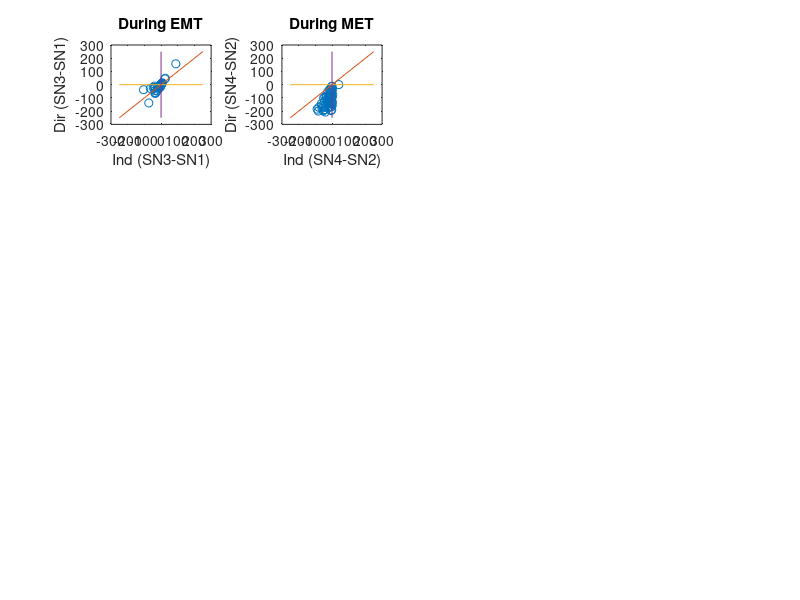

MATLAB code to generate this figure:
clear
clc

load param_ThrePert_SA0SB0_50pc_AND.mat
load param_SameSA0SB0_AND.mat

param_unp = param_SameSA0SB0(:,nrr);
%param_thre = param_ThrePert_OR(:,nrr);


unp=tri_types(nrr,:);
ind=tri_type_SA0ltSB0;
dir=tri_type_SB0ltSA0;

[unp_sorted,idx] = sort(unp);
dir_sorted = dir(idx);
ind_sorted = ind(idx);

SN_DirSorted = SNB_SB0ltSA0(idx,:);
SN_IndSorted = SNB_SA0ltSB0(idx,:);

SNB_Unp = SNB(nrr,:);
SNB_Dir = SNB_SB0ltSA0;
SNB_Ind = SNB_SA0ltSB0;

% Type 4 (1U1D): SN1>SN3>SN2>SN4
% Type 2 (1U2D): SN1>SN3>SN4>SN2
% Type 3 (2U1D): SN3>SN1>SN2>SN4
% Type 1 (2U2D): SN3>SN1>SN4>SN2

nr = length(nrr);

for ik = 1:nr

    if SNB_Unp(ik,1)>SNB_Unp(ik,3) && SNB_Unp(ik,3)>SNB_Unp(ik,2) && SNB_Unp(ik,2)>SNB_Unp(ik,4)
        triType_Unp(ik,1) = 4;
    elseif SNB_Unp(ik,1)>SNB_Unp(ik,3) && SNB_Unp(ik,3)>SNB_Unp(ik,4) && SNB_Unp(ik,4)>SNB_Unp(ik,2)
        triType_Unp(ik,1) = 2;
    elseif SNB_Unp(ik,3)>SNB_Unp(ik,1) && SNB_Unp(ik,1)>SNB_Unp(ik,2) && SNB_Unp(ik,2)>SNB_Unp(ik,4)
        triType_Unp(ik,1) = 3;
    elseif SNB_Unp(ik,3)>SNB_Unp(ik,1) && SNB_Unp(ik,1)>SNB_Unp(ik,4) && SNB_Unp(ik,4)>SNB_Unp(ik,2)
        triType_Unp(ik,1) = 1;
    end

    if SNB_Dir(ik,1)>SNB_Dir(ik,3) && SNB_Dir(ik,3)>SNB_Dir(ik,2) && SNB_Dir(ik,2)>SNB_Dir(ik,4)
        triType_Dir(ik,1) = 4;
    elseif SNB_Dir(ik,1)>SNB_Dir(ik,3) && SNB_Dir(ik,3)>SNB_Dir(ik,4) && SNB_Dir(ik,4)>SNB_Dir(ik,2)
        triType_Dir(ik,1) = 2;
    elseif SNB_Dir(ik,3)>SNB_Dir(ik,1) && SNB_Dir(ik,1)>SNB_Dir(ik,2) && SNB_Dir(ik,2)>SNB_Dir(ik,4)
        triType_Dir(ik,1) = 3;
    elseif SNB_Dir(ik,3)>SNB_Dir(ik,1) && SNB_Dir(ik,1)>SNB_Dir(ik,4) && SNB_Dir(ik,4)>SNB_Dir(ik,2)
        triType_Dir(ik,1) = 1;
    end

    if SNB_Ind(ik,1)>SNB_Ind(ik,3) && SNB_Ind(ik,3)>SNB_Ind(ik,2) && SNB_Ind(ik,2)>SNB_Ind(ik,4)
        triType_Ind(ik,1) = 4;
    elseif SNB_Ind(ik,1)>SNB_Ind(ik,3) && SNB_Ind(ik,3)>SNB_Ind(ik,4) && SNB_Ind(ik,4)>SNB_Ind(ik,2)
        triType_Ind(ik,1) = 2;
    elseif SNB_Ind(ik,3)>SNB_Ind(ik,1) && SNB_Ind(ik,1)>SNB_Ind(ik,2) && SNB_Ind(ik,2)>SNB_Ind(ik,4)
        triType_Ind(ik,1) = 3;
    elseif SNB_Ind(ik,3)>SNB_Ind(ik,1) && SNB_Ind(ik,1)>SNB_Ind(ik,4) && SNB_Ind(ik,4)>SNB_Ind(ik,2)
        triType_Ind(ik,1) = 1;
    end


end


diff_ind_SN31 = SNB_Ind(:,3)-SNB_Ind(:,1);
diff_ind_SN42 = SNB_Ind(:,4)-SNB_Ind(:,2);
diff_ind = diff_ind_SN31+diff_ind_SN42;

diff_dir_SN31 = SNB_Dir(:,3)-SNB_Dir(:,1);
diff_dir_SN42 = SNB_Dir(:,4)-SNB_Dir(:,2);
diff_dir = diff_dir_SN31+diff_dir_SN42;

%percent_ind = (length(find(diff_ind>diff_dir))/length(diff_ind))*100




percent_ind_EMT = (length(find(diff_ind_SN31>diff_dir_SN31))/length(diff_ind_SN31))*100
percent_ind_MET = (length(find(diff_ind_SN42>diff_dir_SN42))/length(diff_ind_SN42))*100

subplot(4,4,1)
plot(diff_ind_SN31,diff_dir_SN31,'o')
hold on
plot([-250,250],[-250,250])
plot([-250,250],[0,0])
plot([0,0],[-250,250])
xlabel('Ind (SN3-SN1)')
ylabel('Dir (SN3-SN1)')
title('During EMT')


subplot(4,4,2)
plot(diff_ind_SN42,diff_dir_SN42,'o')
hold on
plot([-250,250],[-250,250])
plot([-250,250],[0,0])
plot([0,0],[-250,250])
xlabel('Ind (SN4-SN2)')
ylabel('Dir (SN4-SN2)')
title('During MET')



% Convert data into a matrix
data = [unp_sorted';dir_sorted';ind_sorted'];


